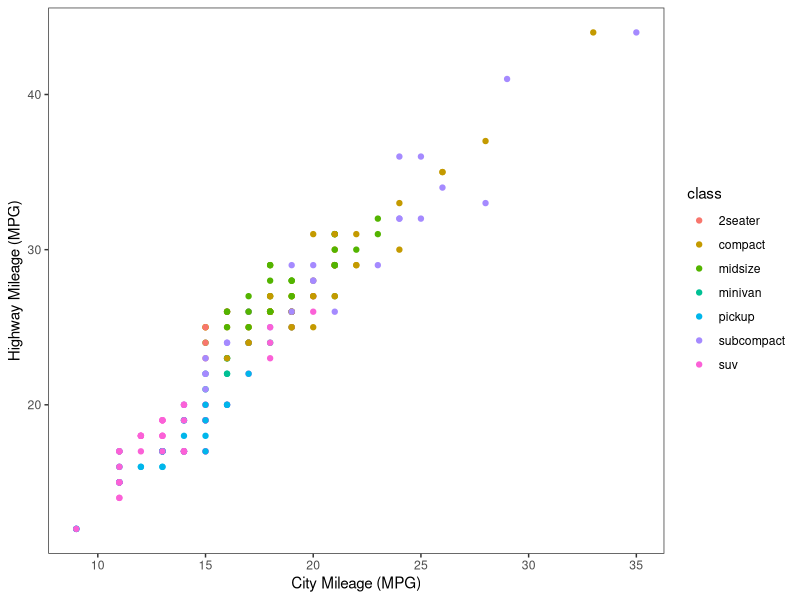
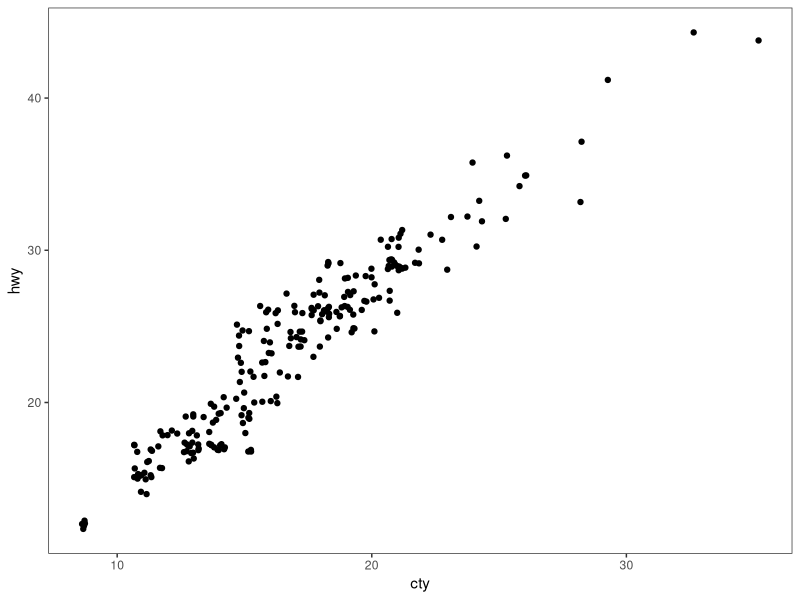
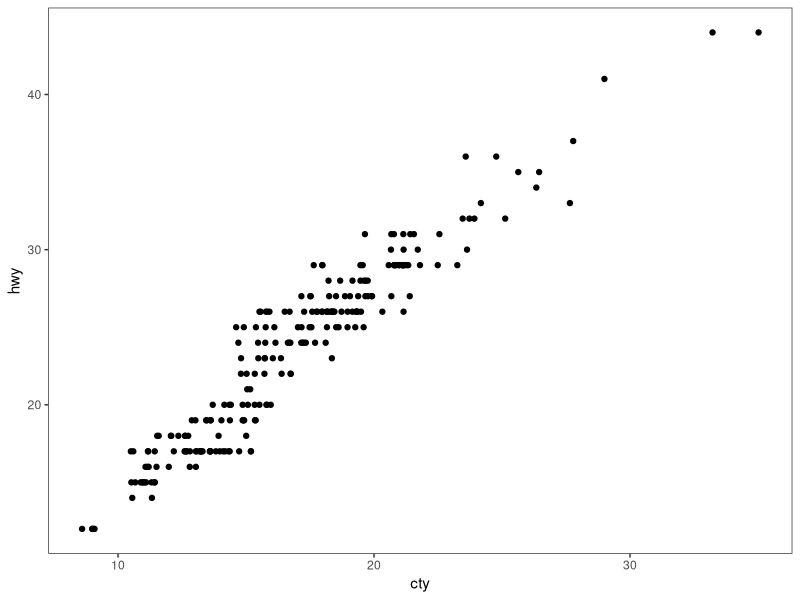
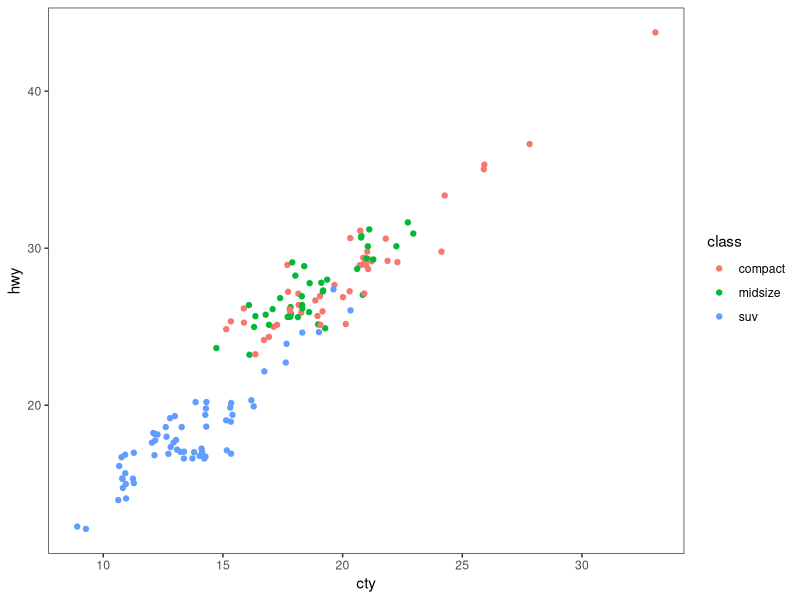
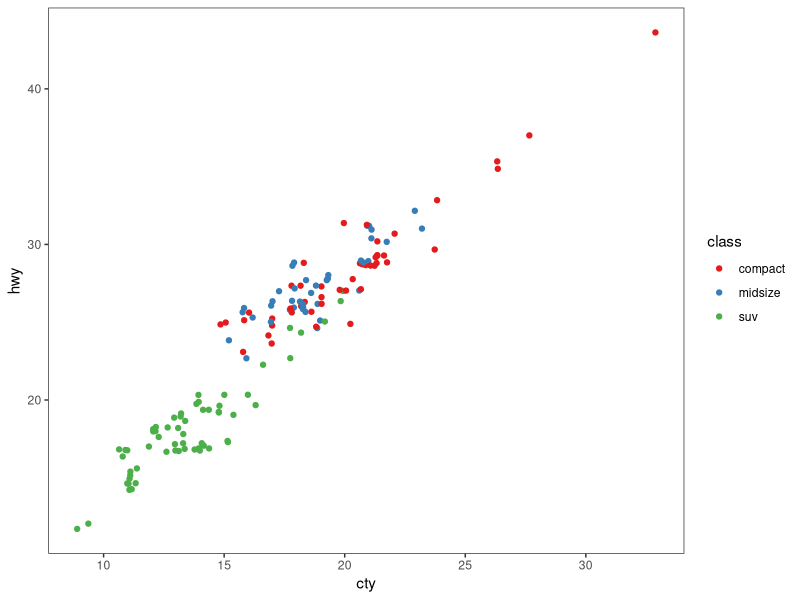
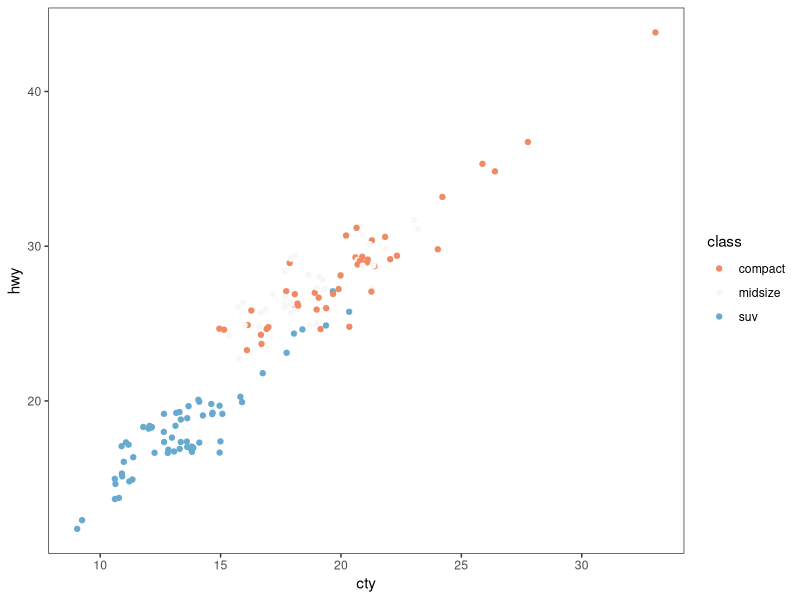
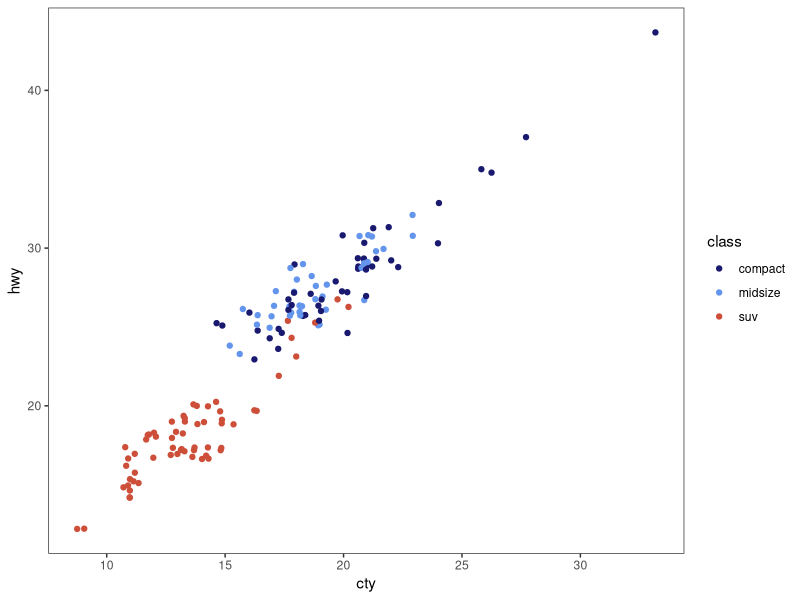
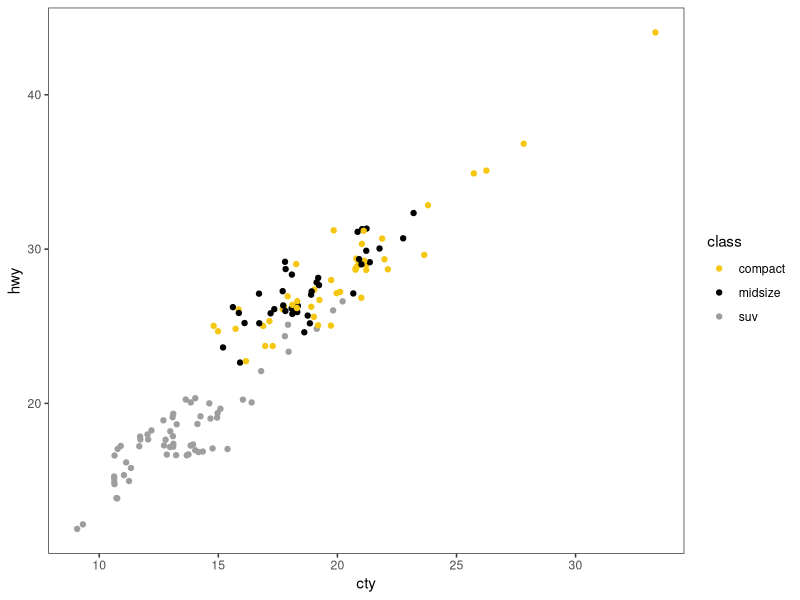

The R source for these figures, in order: (Note: this script raises an error after producing the figures.)
# ---------------------------------------------------------- #
#### MODULE 3: Plot even more data!                       ####               
# ---------------------------------------------------------- #

## OBJECTIVE:
# 1. To develop a "grammar of graphics".
# 2. To become comfortable using ggplot2 for exploratory data visualization.


# ---------------------------------------------------------- #
#### SET UP:                                              ####
# ---------------------------------------------------------- #
# REMINDER: In RStudio, open the Rproject for our course (UNCG_DataWrangling), 
# pull any changes from GitHub, and navigate to the branch you created for 
# yourself (just a single branch for the whole semester) in RStudio's Git tab.
# Open this week's assignment in this new branch to complete and submit on GitHub.
# Ideally, you'll commit your answers a bit at a time as you work through
# this assignment, rather than committing all at once at the end.

# Reminder of some helpful resources for graphing in R:
# ggplot Cookbook: http://www.cookbook-r.com/Graphs/
# Official ggplot2 Book: https://ggplot2-book.org/
# Themes in ggplot2: https://ggplot2-book.org/polishing.html#themes

# In ggplot2, aesthetic means “something you can see”. Each aesthetic is a
# mapping between a visual cue and a variable.
# Examples include:
# position (i.e., on the x and y axes)
# color (“outside” color)
# fill (“inside” color)
# shape (of points)
# line type
# size

# Each type of geometric object (geom) accepts only a subset of all aesthetics.
# Refer to the geom help pages to see what mappings each geom accepts. Aesthetic
# mappings are set with the aes() function.

# TASK: We will be using the ggplot2 package for graphing. Fortunately, ggplot2 
# is nested within the tidyverse package (along with many others).
# Start by writing code to load the tidyverse library.
# HINT: see the end of assignment #1 if you forgot how to load a package.


# TASK: Write code below to set your theme to black and white and both your major
# AND minor gridlines to element_blank for all plots you'll be making today.
# HINT: Check back to last week's assignment section 1.9 for setting themes for
# all plots.

library(tidyverse)

theme_set(
  theme_bw() +
    theme(
      panel.grid.major = element_blank(),
      panel.grid.minor = element_blank()))


# ---------------------------------------------------------- #
#### 1.0 CORRELATION                                      ####
# ---------------------------------------------------------- #

# We learned how to make correlations last week, but it never hurts to get
# more practice! Let's start by using a data set built into ggplot2.
# The mpg dataset looks at the gas efficiency of different cars. Run the following
# code to load the data:
data(mpg, package = "ggplot2")

# TASK: Create a scatterplot (i.e., a dot plot) to relate city and highway mileage.
# Color the points by the class of car (class column) and label the x and y axis 
# to be more informative (City Mileage (MPG) vs Highway Mileage (MPG)).
# HINT: Refer back to last week's assignment or the ggplot help resources if you 
# forget how to make a scatterplot.

ggplot(mpg, aes(x = cty, y = hwy, color = class)) +
  geom_point() +
  xlab("City Mileage (MPG)") +
  ylab("Highway Mileage (MPG)")

# Looks alright, but the graph may be hiding some information...
# QUESTION: How many data points are in the mpg dataframe?

nrow(mpg)
##234

# QUESTION: Approximately how many dots are in the graph you just made? How does
# that compare to the number of observations in the dataframe?

##There are about 75 dots visible but there are actually 234 observations because many points overlap.

# Try another correlation-focused geom that addresses this problem by running
# the following code:
ggplot(data=mpg, aes(x=cty, y=hwy)) + 
  geom_jitter()


# QUESTION: What happened when you created the plot with geom_jitter?

##The points are spread out

# QUESTION: Run the code to create a plot using geom_jitter a second time. Then run it
# again and again. What happens each time? Why is this happening?

##The points shift around a little due to being randomly placed.

# TASK: The default in geom_jitter is to jitter (or slightly move) the points away
# from each other in both the x and y directions. Check the help file for geom_jitter
# and write code below to make a graph where you jitter points in only the x-dimension
# by 0.5.

ggplot(data = mpg, aes(x = cty, y = hwy)) + 
  geom_jitter(width = 0.5, height = 0)

# ---------------------------------------------------------- #
#### 1.1 DETOUR! COLORS, COLORS, COLORS                   ####
# ---------------------------------------------------------- #

# Our world is so colorful, and our graphs can be too! But we want to be mindful
# of our color choices to not only be beautiful, but also informative and accessible.

# TASK: Create a new dataframe that filters our mpg data down to only information
# for car classes compact, midsize, and suv using an %in% statement. Name your 
# new dataframe mpgSubset.
# HINT: Refer back to the Transform assignment if you want help with %in% (or 
# try googling!)

mpgSubset <- mpg %>%
  filter(class %in% c("compact", "midsize", "suv"))

# ggplot has lots of nice (and some not so nice) built-in color palettes that we 
# can use to fill our bars with color. Try running the following code:
ggplot(data=mpgSubset, aes(x=cty, y=hwy, color=class)) +
  geom_jitter()

# The code above supplies us with ggplot's default color palette, which I find not
# so pleasing. Let's try to change this!

# We can add a statement specifying the scale of colors we would prefer. One way
# to do this is to use other pre-set palettes from ggplot. Run the code below to 
# ask ggplot to use the color brewer's palette called Set 1.
ggplot(data=mpgSubset, aes(x=cty, y=hwy, color=class)) +
  geom_jitter() +
  scale_color_brewer(palette="Set1")

# Alternatively, we could use the "RdBu" palette:
ggplot(data=mpgSubset, aes(x=cty, y=hwy, color=class)) +
  geom_jitter() +
  scale_color_brewer(palette="RdBu")

# QUESTION: Investigate the color brewer's range of palettes at this website: 
# https://r-graph-gallery.com/38-rcolorbrewers-palettes.html
# What do you notice about the colors chosen from each of the palettes that we
# used above? (i.e., does it use the first three colors in the palette? The last
# three? Some other combination?)

##uses three colors from the chosen palette to match the three car classes. 

# We could also pick out EXACTLY which colors we want for our figure. 
# There are 4 main ways to specify colors in R:
### by name
### by number
### by Hex code
### with the rgb() function

# By Name: R allows you to call more than 600 colors by name! Run the following
# code to see a list:
colors()

# We can put in the colors we chose for each variable by adding the 
# scale_color_manual() function to our plot. Try it out by running the following
# code:
ggplot(data=mpgSubset, aes(x=cty, y=hwy, color=class)) +
  geom_jitter() +
  scale_color_manual(values=c('midnightblue', 'cornflowerblue', 'tomato3'))


# You can also chose colors by number, which are assigned in R.

# TASK: Copy and paste the code to make our scatterplot and replace the color names
# with three numbers of your choice (between 1 and 657). How does your new figure look?
# HINT: remember to remove the quotation marks when calling numbers.

ggplot(data = mpgSubset, aes(x = cty, y = hwy, color = class)) +
  geom_jitter() +
  scale_color_manual(values = c(23, 89, 456))

##Data is same just colors are changed black, yellow, grey.

# QUESTION: How do you think you could figure out which color name belongs to
# each color number?
# HINT: Try creating a dataframe from color() by passing it into the
# as.data.frame() function.

as.data.frame(colors())
##Turned colors into a dataframe

# You can also chose colors by Hex code. A Hex color code is a 6-symbol code made
# of up to three 2-symbol elements (6 symbols in length all together). Each of 
# the 2-symbol elements represents a color value in the Red-Green-Blue (RGB) color
# scale from 0 to 255. Hex codes are written with a # in front of them. Let's try
# out calling our colors using hex code.
ggplot(data=mpgSubset, aes(x=cty, y=hwy, color=class)) +
  geom_jitter() +
  scale_color_manual(values=c('#191970', '#6495ED', '#FF6347'))

# There are two great things about hex codes. First, you can call ANY color you 
# want with a hex code. That is, you're not limited to the 657 colors that are
# in ggplot. By specifying the color by hex code, you can pick literally anything!

# TASK: Google the search term "color picker". This should bring up google's color
# picker (in addition to a billion other color picking websites). Use this color
# picker to generate the hex codes for three new colors of your choice. Then copy
# and paste the above code, replacing the hex codes with your color choices.


# The second great thing about hex codes is that you can control the transparency
# of your colors. Transparency is set in a hex code by adding two extra symbols
# to the end, which together make up the "alpha" element. Adding 00 to the end 
# of your hex code will make your color completely transparent, while adding FF 
# to the end will make it completely opaque. Any number/letters in-between will 
# result in partial transparency. You can find a complete list of transparencies
# between 0-100% here: https://gist.github.com/lopspower/03fb1cc0ac9f32ef38f4

ggplot(data = mpgSubset, aes(x = cty, y = hwy, color = class)) +
  geom_jitter() +
  scale_color_manual(values = c("#2E86AB", "#F18F01", "#C73E1D"))

# TASK: Try out transparency by copying and pasting your graph code below and
# adding the alpha element to the end of each of your hex codes to make your
# first color 0% transparent, your second color 50% transparent, and your third
# color 100% transparent.

ggplot(data = mpgSubset, aes(x = cty, y = hwy, color = class)) +
  geom_jitter() +
  scale_color_manual(values = c("#2E86AB00", "#F18F0180", "#C73E1DFF"))

# QUESTION: What happened to the point that you set to 100% transparent?

##Became invisible

# Finally, we can set our colors using the rgb() function. This operates very
# similarly to the hex code, where you can pick exactly the color and transparency
# you want. Try it out by running the following code:
ggplot(data=mpgSubset, aes(x=cty, y=hwy, color=class)) +
  geom_jitter() +
  scale_color_manual(values=c(rgb(.10, .10, .44, 1), rgb(.39, .58, .93, 1), rgb(1.0, .39, .28, 1)))

# TASK: Modify the above code to make all of your points 50% transparent.

ggplot(data = mpgSubset, aes(x = cty, y = hwy, color = class)) +
  geom_jitter() +
  scale_color_manual(values = c(
    rgb(.10, .10, .44, .5),
    rgb(.39, .58, .93, .5),
    rgb(1.0, .39, .28, .5)))

# There are so many inventive and artistic people in the world who have expanded
# the offerings for colors in ggplot. Check out some notable ones listed below
# when choosing colors for this assignment.
### Color-blind friendly palettes: https://github.com/JLSteenwyk/ggpubfigs
### Color palettes from vintage National Parks posters: https://github.com/katiejolly/nationalparkcolors
### Color palettes based on Wes Anderson movies: https://github.com/karthik/wesanderson
### Color palettes from famous Dutch paintings: https://github.com/EdwinTh/dutchmasters


# ---------------------------------------------------------- #
#### 1.2 DETOUR! LEGENDS                                  ####
# ---------------------------------------------------------- #

# When you specify colors in your ggplot code, R throws in a bonus legend for free!
# However, this legend is often not as clear or visually appealing as we might 
# prefer. But as with all geometric objects in ggplot, legends can be easily altered.

# Run the following code to create a scatter plot. Feel free to modify the colors
# as you prefer!
ggplot(data=mpgSubset, aes(x=cty, y=hwy, color=class)) +
  geom_jitter()

# QUESTION: Where did ggplot get the legend title and values from?

##title from varibale name class and values from different categories in class column.

# We could change the title and values in our legend by altering the dataframe
# we are passing into ggplot. But that seems a bit drastic. Instead, we can 
# lean on the same code that specifies our color picks to alter the legend text.
# Try it out by running the following code:
ggplot(data=mpgSubset, aes(x=cty, y=hwy, color=class)) + ##makes the plot and maps cty to x, hwy to y, and class to color
  geom_jitter() + ##shifts points to avoid overlap
  scale_color_manual(values=c('#FCBA03', '#380754', '#496916'), ##choose colors for classes
                     name='Class of Car', ##changes legend title
                     breaks=c('suv', 'midsize', 'compact'), ##legend order
                     labels=c('SUV', 'Midsize', 'Compact')) ##make them all uppercase


# TASK: Label each line of the code above with what it is doing.
# HINT: Check the scale_color_manual help file or ggplot Cookbook for more info.



# IMPORTANT: It is important to pay attention to the order you provide ggplot with 
# your color choices and legend labels! Try running the following code:
ggplot(data=mpgSubset, aes(x=cty, y=hwy, color=class)) + 
  geom_jitter() + 
  scale_color_manual(values=c('#FCBA03', '#380754', '#496916'), 
                     name='Class of Car', 
                     breaks=c('suv', 'midsize', 'compact'), 
                     labels=c('Compact', 'SUV', 'Midsize')) 


# QUESTION: What is wrong with the code above? Why is it so important to be
# careful with the order you pass information into ggplot?

##Labels are in different order. ##Important to be careful so things like this where the legend becomes inaccurate don't happen.

# While changing the legend text and factor order takes place in the scale_color_manual
# step, moving the legend around on the graph page is part of the graph theme. We
# can try this out using the code below:
ggplot(data=mpgSubset, aes(x=cty, y=hwy, color=class)) + 
  geom_jitter() + 
  theme(legend.position='top')


# TASK: Modify the code above to have the legend display along the bottom of
# the figure.

ggplot(data=mpgSubset, aes(x=cty, y=hwy, color=class)) + 
  geom_jitter() + 
  theme(legend.position='bottom')

# We can also have the legend located within the area of the graph itself! We can 
# do this by specifying the coordinates for where the legend should go within the
# graph axes. First we set the legend position and then we set the anchoring 
# position by justifying the legend.
### bottom left: 0,0
### bottom right: 1,0
### top left: 0,1
### top right: 1,1

# Try it out by running the following code:
ggplot(data=mpgSubset, aes(x=cty, y=hwy, color=class)) + 
  geom_jitter() + 
  theme(legend.position=c(1,0), legend.justification=c(1,0))

# QUESTION: What happens if you don't include the code for legend justification
# above?

##legend may end up out of the graph

# TASK: Copy and paste the code from above. Modify it to place the legend in the
# upper left part of the graph.

ggplot(data=mpgSubset, aes(x=cty, y=hwy, color=class)) + 
  geom_jitter() + 
  theme(legend.position=c(0,1), legend.justification=c(0,1))

# Finally, we might want to remove the legend altogether! We would do so by
# modifying the theme as well. 

# TASK: Check the ggplot cookbook to find the legends section. Read what it says 
# about removing the legend. Then copy and paste the graph code from above. Modify
# the code to remove the legend.

ggplot(data=mpgSubset, aes(x=cty, y=hwy, color=class)) + 
  geom_jitter() + 
  theme(legend.position='none')


# ---------------------------------------------------------- #
#### 2.0 DEVIATION                                        ####
# ---------------------------------------------------------- #

# Used to compare variation in values between small number of items (or categories) 
# with respect to a fixed reference.

# Whether the graphical type is a deviation graph or a composition graph (or a 
# ranking graph) may depend on the underlying data structure.

# We used geom_bar() last week with factor data to create a bar graph. But
# geom_bar() is a bit tricky because it can make EITHER a bar graph or a histogram
# depending on the data you give it. The default of geom_bar() is to set stat to 
# count so if you give it just a continuous x value, it will make a histogram. Try
# it with the following code:
ggplot(data=mpg, aes(x=hwy)) + 
  geom_bar()

# In order to have the geom create bars and not a histogram, you must:
# 1) Set stat = identity
# 2) Provide both an x and a y inside the aes(), where x is either a character 
# or factor and y is numeric.

# TASK: Create a dataframe of summary statistics for the mpg data, calculating the
# mean, standard deviation, and standard error for highway mpg grouping by class.
# Name the resulting dataframe highwayMPG and your new variables hwy_mean, hwy_sd,
# and hwy_se.
# HINT: Look back at the Transform assignment if you forget how to summarize the
# data. Also recall, standard error = 1.96*standard deviation.

highwayMPG <- mpg %>%
  group_by(class) %>%
  summarize(
    hwy_mean = mean(hwy),
    hwy_sd = sd(hwy),
    hwy_se = 1.96 * hwy_sd) %>%
  ungroup()

# TASK: Create a bar graph showing the average highway MPG on the y-axis and 
# car class on the x-axis. Fill the bars by class. Add in error bar caps that are 20%
# the width pf the bars.
# HINT: Don't forget to change stat from the default in your geom_bar() statement!

ggplot(data = highwayMPG, aes(x = class, y = hwy_mean, fill = class)) +
  geom_bar(stat = "identity") +
  geom_errorbar(aes(ymin = hwy_mean - hwy_se, ymax = hwy_mean + hwy_se),
                width = 0.2)

# ---------------------------------------------------------- #
#### 2.1 DETOUR! COLORS AND LEGENDS, AGAIN                ####
# ---------------------------------------------------------- #

# Recall that some geometric elements require fills instead of (or sometimes in
# addition to) colors.

# TASK: Create a bar graph with the mpg summary stats with the following parameters:
# (1) Black bar outline
# (2) Bars filled with the color brewer palette "Dark2" using the scale_fill_manual
#     statement
# (3) No legend
# (4) Informative x- and y-axis labels. 

# HINT: Carefully consider whether your color and/or fill should go within an aes() 
# statement, the scale_fill_manual or scale_color_manual statements, or neither.
# If in doubt, try a bunch of ways until it looks how we want it. And consult 
# your helpful ggplot resources on the web.


# ---------------------------------------------------------- #
#### 2.2 DETOUR! AXIS MODIFICATIONS                       ####
# ---------------------------------------------------------- #

# Run the following code, feeling free to modify colors as you prefer:
ggplot(data=highwayMPG, aes(x=class, y=hwy_mean, fill=class)) +
  geom_bar(stat='identity') 

# QUESTION: Where is ggplot getting the x-axis tick labels from?


# Often our tick labels are not the best. We can modify them to be more informative
# or visually appealing by directly modifying the dataframe, but again this feels
# a bit extreme. Instead, we can directly modify the scale of the axis. For axes
# that deal with categories, we are setting the discrete scale. Try it out by
# running the following code:
ggplot(data=highwayMPG, aes(x=class, y=hwy_mean, fill=class)) +
  geom_bar(stat='identity') +
  scale_x_discrete(labels=c('sport', 'compact', 'midsize', 'minivan', 'pickup', 'subcompact', 'SUV'))

# We can also change the scale of the continuous axes, including how large they are
# and where the tick marks fall as follows:
ggplot(data=highwayMPG, aes(x=class, y=hwy_mean, fill=class)) +
  geom_bar(stat='identity') +
  scale_y_continuous(breaks=seq(0, 50, 10)) +
  coord_cartesian(ylim=c(0,50))

# QUESTION: Try running the code above without the coord_cartesian() statement. 
# What is surprising about the resulting graph? Based on this result, what do you
# think the coord_cartesian() statement does?


# We can also add a statement into the scale discrete or continuous statements
# to name our axes, rather than putting in a whole separate step of xlab() or ylab().
# Try it out with the following code:
ggplot(data=highwayMPG, aes(x=class, y=hwy_mean, fill=class)) +
  geom_bar(stat='identity') +
  scale_x_discrete(name='Class of Car') +
  scale_y_continuous(name='Mean Highway MPG')


# Finally, we can flip our axes easily in ggplot as follows:
ggplot(data=highwayMPG, aes(x=class, y=hwy_mean, fill=class)) +
  geom_bar(stat='identity') +
  coord_flip()


# TASK: Let's put it all together. Make a graph of the mpg summary stats with the
# following specifications:
# (1) color by class of car using a color scheme of your choice (not the default)
# (2) plot the class of car on the x-axis and the highway MPG on the y axis
# (3) include better names for the x- and y-axis titles
# (4) include better names for the car classes
# (5) set the scale of the highway mpg to run from 0 to 30 with breaks every 5 
# (6) flip your axes
# (7) remove the legend


# ---------------------------------------------------------- #
#### 3.0 RANKING                                          ####
# ---------------------------------------------------------- #
# Used to compare the position or performance of multiple items with respect to 
# each other. Actual values matters somewhat less than the ranking.

# TASK: Create a dataframe of summary statistics for the mpg data, calculating the
# mean, standard deviation, and standard error for CITY mpg grouping by class.
# Name the resulting dataframe cityMPG and your new variables city_mean, city_sd,
# and city_se.
# HINT: Look back at the Transform assignment if you forget how to summarize the
# data. Also, standard error = 1.96*standard deviation.


# Now we want to plot our data in order from smallest to largest city MPG to get
# a ranking. To do so, we need to use the reorder() function to rearrange the data
# going into our x-axis.
ggplot(cityMPG, aes(x=reorder(class, city_mean), y=city_mean)) + 
  geom_bar(stat="identity")

# TASK: Recreate the above ranking figure to include the following:
# (1) class of car on the x-axis with informative axis and tick labels
# (2) MPG ordered from highest to lowest (hint: try google if you're unsure)
# (3) bars with dary grey outlines and filled by class with your favorite color scheme
# (4) error bars with end caps 30% the width of the bars
# (5) y-axis from 0 to 30 with tick marks every 5
# (6) no legend.


# ---------------------------------------------------------- #
#### 4.0 DISTRIBUTION                                     ####
# ---------------------------------------------------------- #
# When you have lots and lots of data points and want to study where and how the
# data points are distributed.

# Histograms can be accomplished with either geom_bar() or geom_histogram()
ggplot(mpg, aes(hwy)) + 
  geom_histogram()

# TASK: Recreate the graph above, but using geom_bar() instead


# TASK: Try making a histogram with the categorical variable 'manufacturer'.
# What error message do you get?


# QUESTION: What happens when you follow the advice of the error message and 
# make stat='count'?
ggplot(mpg, aes(manufacturer)) + 
  geom_histogram(stat="count")


# TASK: Make a boxplot comparing the distribution of cty (city mileage) for
# each class of car.
# HINT: Look back to last week if you forget how to make a boxplot.


# We can also make a different type of distribution, a violin plot using the 
# geom_violin statement as follows:
ggplot(mpg, aes(x=class, y=cty)) + 
  geom_violin()

# QUESTION: What does a violin plot show? Check google if you're unsure.


# ---------------------------------------------------------- #
#### 5.0 COMPOSITION                                      ####
# ---------------------------------------------------------- #
# Bar charts and pie charts are classic ways of showing composition of a dataset.

# TASK: Let's get some data for this task by determining the number of cars from 
# each car manufacturer in our mpg dataframe. We can do this as follows:
manufacturerFreq <- mpg %>% 
  group_by(manufacturer) %>% 
  summarize(frequency=length(manufacturer)) %>% 
  ungroup()

# TASK: Make a bar graph of the number of cars (frequency) by manufacturer using
# the dataframe we created above.


# We can switch the bar chart you created above into a pie chart simply by changing
# the coordinate system through a series of steps as follows:

ggplot(manufacturerFreq, aes(x=manufacturer, y=frequency)) +
  geom_bar(stat="identity") +
  coord_polar()

ggplot(manufacturerFreq, aes(x=manufacturer, y=frequency, fill=manufacturer)) +
  geom_bar(stat="identity") +
  coord_polar()

ggplot(manufacturerFreq, aes(x="", y=frequency, fill=manufacturer)) +
  geom_bar(stat="identity", width=1) +
  coord_polar()

ggplot(manufacturerFreq, aes(x="", y=frequency, fill=manufacturer)) +
  geom_bar(stat="identity", width=1) +
  coord_polar(theta="y")

ggplot(manufacturerFreq, aes(x="", y=frequency, fill=manufacturer)) +
  geom_bar(stat="identity", width=1) +
  coord_polar(theta="y", start=0) +
  theme_void() +
  theme(legend.title = element_text(size = 12.5), 
        legend.text  = element_text(size = 8.5),
        legend.key.size = unit(.75, "lines"))

# TASK: Annotate the code below to describe what each line does:
ggplot(manufacturerFreq, aes(x="", y=frequency, fill=manufacturer)) +
  geom_bar(stat="identity", width=1) +
  coord_polar(theta="y", start=0) +
  theme_void() +
  theme(legend.title = element_text(size = 12.5), 
        legend.text  = element_text(size = 8.5),
        legend.key.size = unit(.75, "lines"))


# ---------------------------------------------------------- #
#### 6.0 CHANGE                                           ####
# ---------------------------------------------------------- #

# Time series are often best visualized with line graphs. Let's try this out
# with some new data:
data("economics")

# TASK: Use the economics dataset to plot the number of people who are unemployed
# over time (unemploy vs date). Make a scatterplot, then connect the points with 
# lines using geom_line().
# HINT: use ?economics to get more information about this dataset.




# ---------------------------------------------------------- #
#### GROUPS AND MAPS                                      ####
# ---------------------------------------------------------- #

# Let's save these for group project options, this assignment is really long!









# REMEMBER: Save and push your script when you're done with this assignment!
